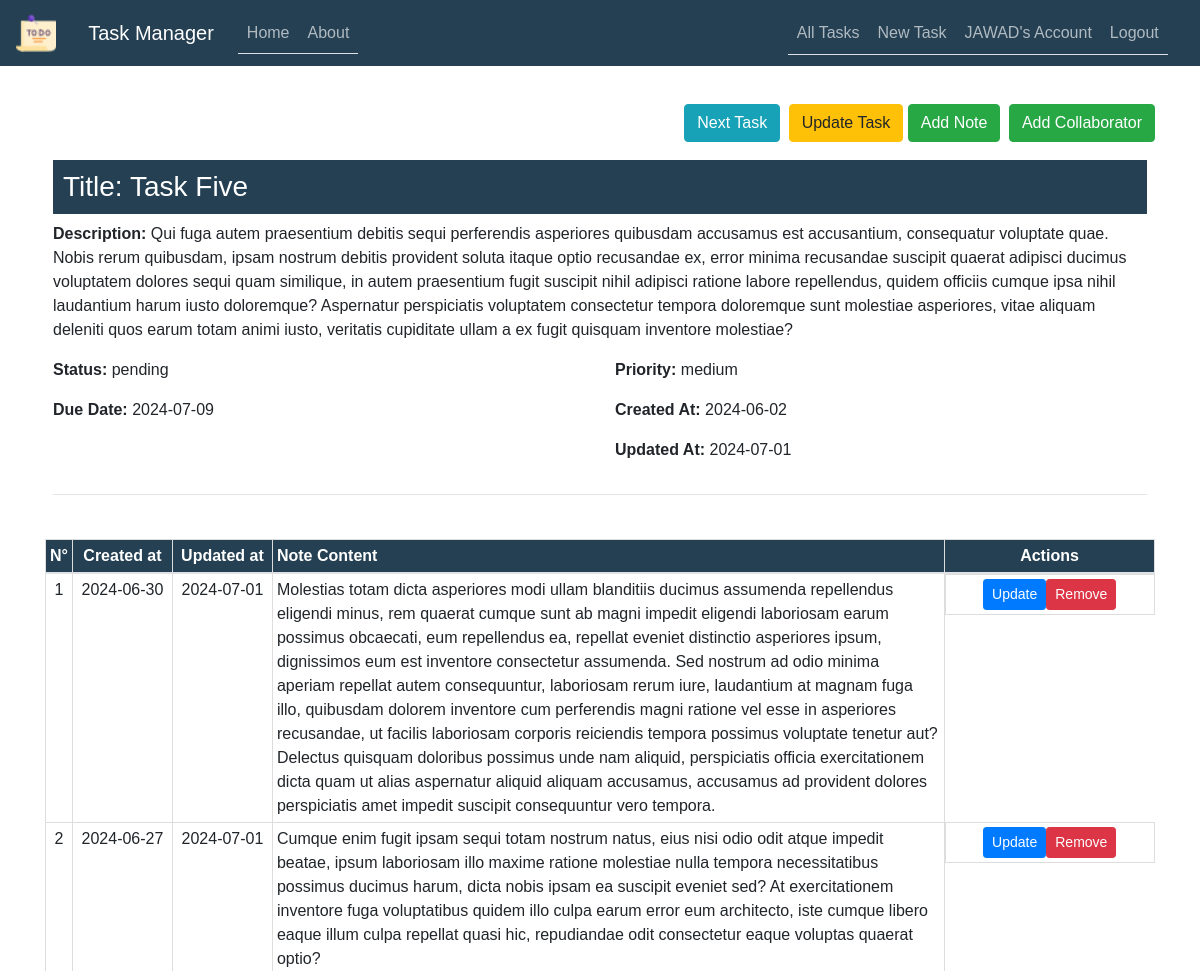
The page /task/18 (signed in, upper part) on the database as committed earlier.
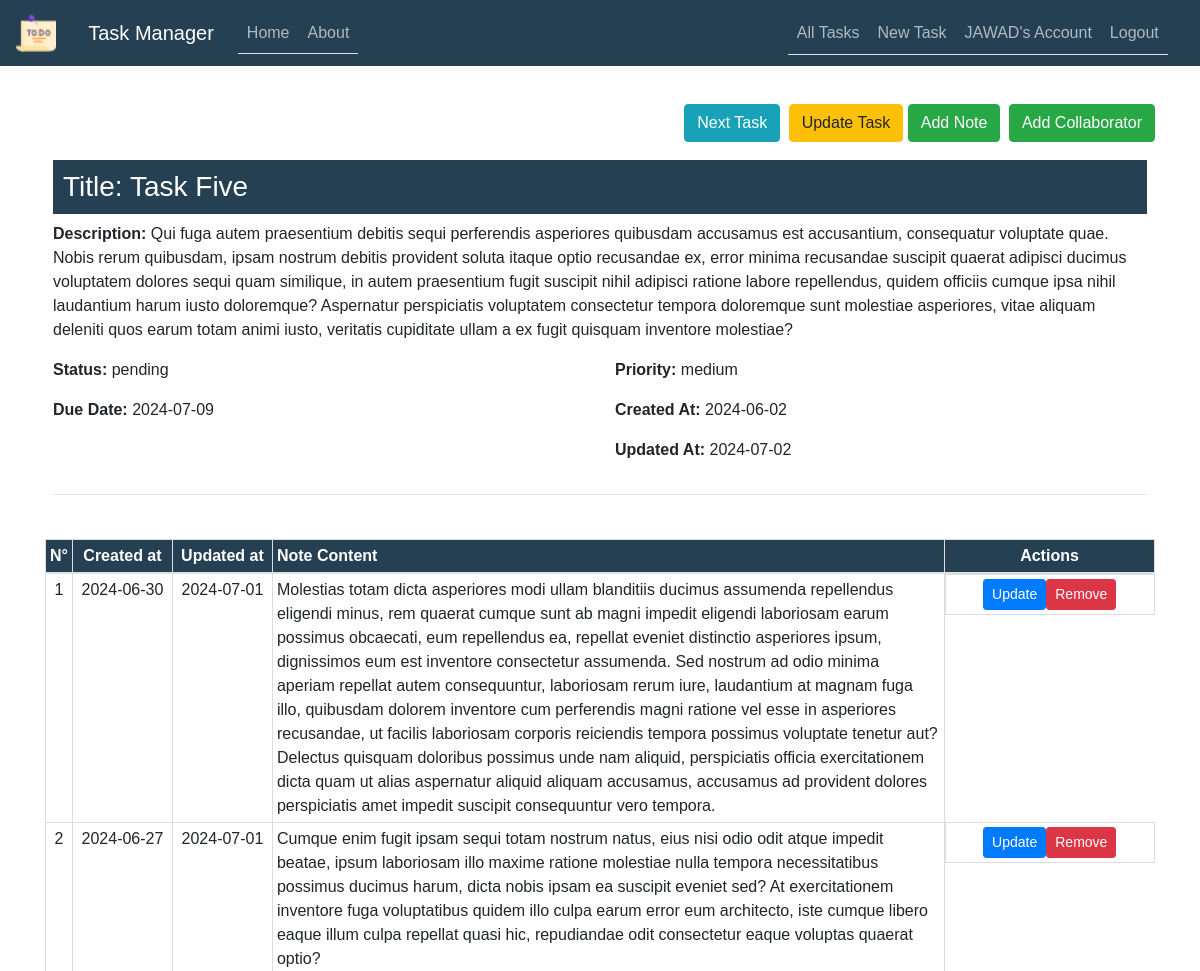
The same page on the database as committed later.
### TaskManager/models.py (models this page shows, shortened)
class Task(db.Model):
    id = db.Column(db.Integer, primary_key=True)
    user_id = db.Column(db.Integer, db.ForeignKey('user.id'), nullable=False)
    title = db.Column(db.String(255), nullable=False)
    description = db.Column(db.Text)
    status = db.Column(db.Enum('in progress', 'completed', 'pending'), default='in progress')
    priority = db.Column(db.Enum('low', 'medium', 'high'), default='medium')
    due_date = db.Column(db.DateTime, default=datetime.utcnow)
    created_at = db.Column(db.DateTime, default=datetime.utcnow)
    updated_at = db.Column(db.DateTime, default=datetime.utcnow, onupdate=datetime.utcnow)
    notes = db.relationship(
        'Note', backref='task', lazy=True, cascade='all, delete-orphan')
    task_collaborators = db.relationship(
        'TaskCollaborator', backref='task', lazy=True, cascade='all, delete-orphan')

### TaskManager/routes.py (the view)
@app.route("/task/<int:task_id>")
def task(task_id):
    if not current_user.is_authenticated:
        flash('You need to be logged in to access this page.', 'warning')
        return redirect(url_for('login'))
    task = Task.query.get_or_404(task_id)
    previous_task = Task.query.filter(
        Task.id < task_id, Task.user_id == current_user.id).order_by(Task.id.desc()).first()
    next_task = Task.query.filter(
        Task.id > task_id, Task.user_id == current_user.id).order_by(Task.id.asc()).first()
    return render_template('task.html',
                           title=task.title,
                           task=task,
                           previous_task=previous_task,
                           next_task=next_task)

### TaskManager/models.py (called while the page is built)
@login_manager.user_loader
def load_user(user_id):
    return User.query.get(int(user_id))

### TaskManager/templates/task.html (shortened to what this page needs)
{% extends "layout.html" %}
{% block content %}
<div class="float-right mt-4">
    {% if next_task %}
    <a href="{{ url_for('task', task_id=next_task.id) }}" class="btn btn-info btn-2g mr-1">
         Next Task
    </a>
    {% endif %}
    <a href="{{ url_for('update_task', task_id=task.id) }}" class="btn btn-warning btn-2g">Update Task</a>
    <a href="{{ url_for('new_note', task_id=task.id) }}" class="btn btn-success btn-2g mr-1">
         Add Note
    </a>
    <a href="{{ url_for('new_collaborator', task_id=task.id) }}" class="btn btn-success btn-2g">
         Add Collaborator
    </a>
</div>
<br>
<br>
<div class="content-section mt-4">
    <h3 style="background-color: #254053; color: #ffffff; padding: 10px;">Title: {{ task.title }}</h3>
    <div class="row">
        <div class="col-md-12">
            <p><strong>Description:</strong> {{ task.description }}</p>
        </div>
    </div>
    <div class="row">
        <div class="col-md-6">
            <p><strong>Status:</strong> {{ task.status }}</p>
        </div>
        <div class="col-md-6">
            <p><strong>Priority:</strong> {{ task.priority }}</p>
        </div>
    </div>
    <div class="row">
        <div class="col-md-6">
            <p><strong>Due Date:</strong> {{ task.due_date.strftime('%Y-%m-%d') }}</p>
        </div>
        <div class="col-md-6">
            <p><strong>Created At:</strong> {{ task.created_at.strftime('%Y-%m-%d') }}</p>
        </div>
    </div>
    <div class="row">
        <div class="col-md-6">
        </div>
        <div class="col-md-6">
            <p><strong>Updated At:</strong> {{ task.updated_at.strftime('%Y-%m-%d') }}</p>
        </div>
    </div>
    <hr>
</div>
<table class="table">
    <thead>
        <tr>
            <th scope="col" class="text-center">N°</th>
            <th scope="col" class="text-center">Created at</th>
            <th scope="col" class="text-center">Updated at</th>
            <th scope="col">Note Content</th>
            <th scope="col" class="text-center actions-column">Actions</th>
        </tr>
    </thead>
    <tbody>
        {% for note in task.notes %}
        <tr>
            <td class="text-center">{{ loop.index }}</td>
            <td class="text-center" style="width:100px;">{{ note.created_at.strftime('%Y-%m-%d') }}</td>
            <td class="text-center" style="width:100px;">{{ note.updated_at.strftime('%Y-%m-%d') }}</td>
            <td>{{ note.content }}</td>
            <td class="text-center d-flex  justify-content-center">
                <a href="#" class="btn btn-primary btn-sm">Update</a>
                <a href="#" class="btn btn-danger btn-sm">Remove</a>
            </td>
        </tr>
        {% endfor %}
    </tbody>
</table>
{% endblock content %}

Rows that differ between the two databases and show on the page:
changed Task "Task Five": updated_at "2024-07-01" → "2024-07-02"
